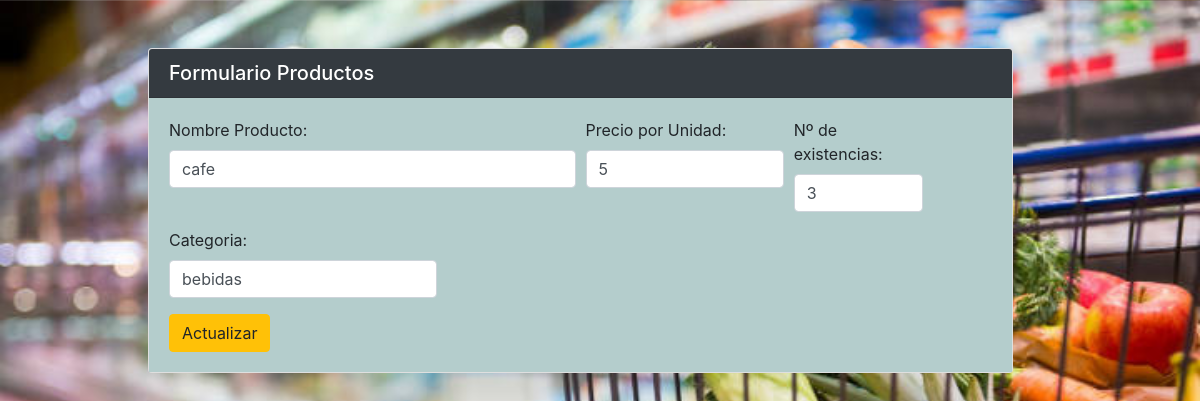
Before: /productobd/actualizarproducto.php?id=1&accion=editar with the older database file.
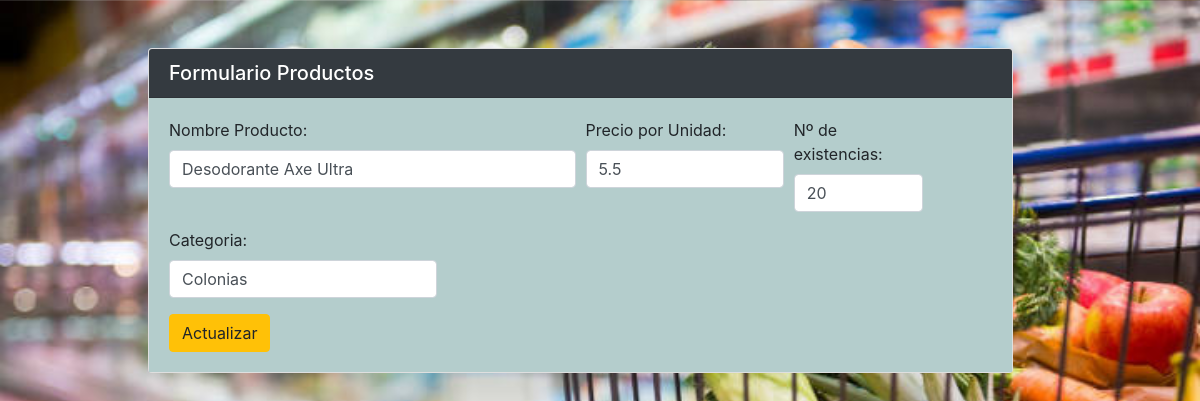
After: the same page with the newer database file.
### tables this page shows
CREATE TABLE `producto` (
  `idproducto` int(11) NOT NULL,
  `nombre` varchar(100) NOT NULL,
  `precio` double NOT NULL,
  `nroexistencias` int(11) NOT NULL,
  `categoria` varchar(100) NOT NULL
);

### productobd/actualizarproducto.php (the view, shortened to what this page needs)
<?php
include("../conexion.php");
    $nombre="";
    $precio="";
    $numeroexistencias="";
    $categoria="";
     if (isset($_GET["id"])) {
        $id=$_GET["id"];
        $query="SELECT * FROM producto WHERE idproducto=$id";
        $result = mysqli_query($conexion,$query);
        if (mysqli_num_rows($result) == 1) {
            $row = mysqli_fetch_array($result);
            $nombre=$row["nombre"];
            $precio=$row["precio"];
            $numeroexistencias=$row["nroexistencias"];
            $categoria=$row["categoria"];
        }
     }
?>
<!doctype html>
<html>
<head>
<link rel="stylesheet" href="https://maxcdn.bootstrapcdn.com/bootstrap/4.0.0/css/bootstrap.min.css">
<link rel="stylesheet" href="https://use.fontawesome.com/releases/v5.6.3/css/all.css">
</head>
<body style="background-image: url('../img/producto.jpg');width: 100%;
  height:100%;
  background-size: cover;">
		<main class="container p-5">
       <div class="row">
        <div class="col-md-10" style="margin-left:70px;">
          <div class="card">
      <h5 class="card-header bg bg-dark" style="color: white;">Formulario Productos</h5>
      <div class="card-body" style="background-color:#B4CDCC">
   <form action="actualizarproducto.php?id=<?php echo $_GET["id"]; ?>" method="POST">
      <div class="form-row">
          <div class="form-group col-md-6">
          <label for="nombre">Nombre Producto:</label>
          <input type="text" class="form-control" name="nombre" value="<?php echo $nombre; ?>"   required>
          </div>
        <div class="form-group col-md-3">
          <label for="precio">Precio por Unidad:</label>
          <input type="text" class="form-control" name="precio" value="<?php echo $precio; ?>"  placeholder="Precio Unidad *" required>
        </div>
           <div class="form-group col-md-2">
          <label for="nroexistencias">Nº de existencias:</label>
          <input type="text" class="form-control" name="nroexistencias" value="<?php echo $numeroexistencias; ?>"  placeholder="Nºexistencias" maxlength="5" required>
          </div>
         <div class="form-group col-md-4">
          <label for="categoria">Categoria:</label>
          <input type="text" class="form-control" name="categoria" value="<?php echo $categoria; ?>"  placeholder="Categoria" >
          </div>
      </div>
      <button type="submit"name="update" value="Actualizar" class="btn btn-warning">Actualizar</button>
    </div>
      </div>
    </div>
    </div>
    </main>
</body>
</html>

Changed rows visible on the page:
changed producto: nombre "cafe" → "Desodorante Axe Ultra"; precio "5" → "5.5"; nroexistencias "3" → "20"; categoria "bebidas" → "Colonias"
